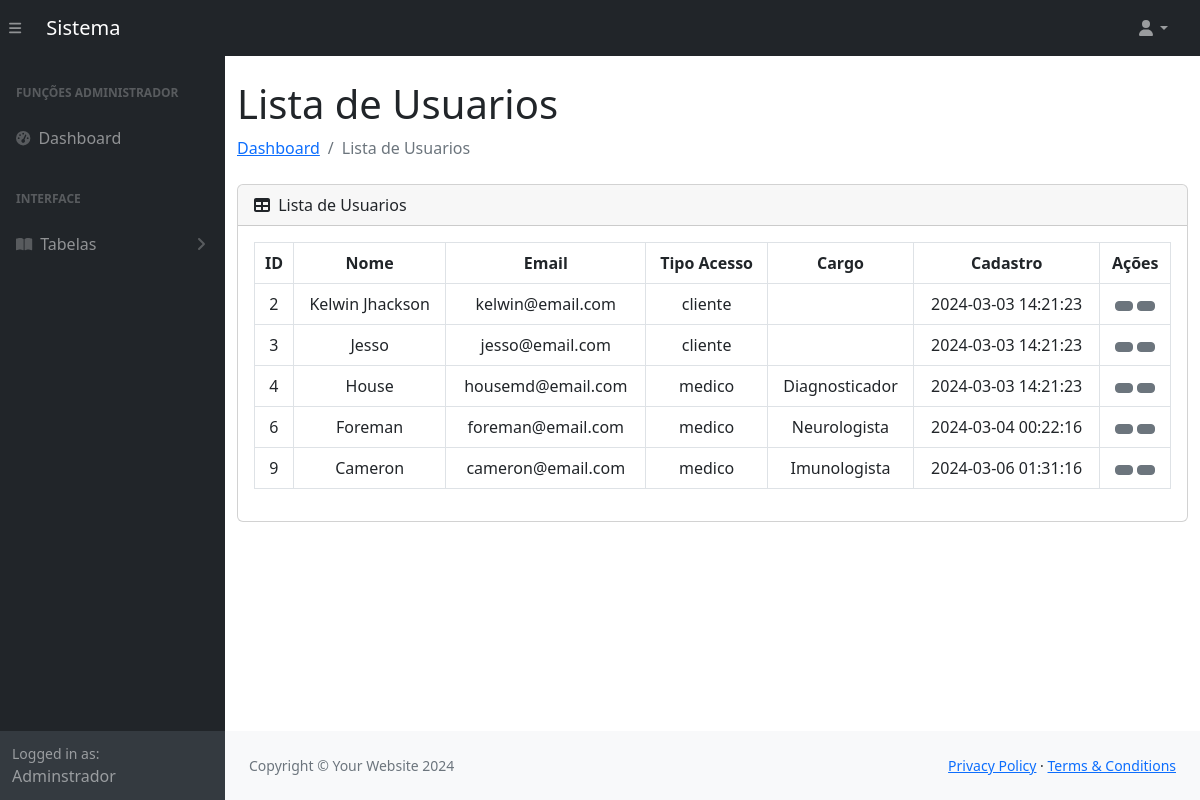
Page /sistema.php?pagina=listarUsuarios (signed in) on the committed database.
### tables this page shows
CREATE TABLE `usuarios` (
  `id` int NOT NULL,
  `nome` varchar(40) NOT NULL,
  `email` varchar(50) NOT NULL,
  `cpf` varchar(15) NOT NULL,
  `senha` varchar(40) NOT NULL,
  `tipoAcesso` varchar(10) NOT NULL,
  `cargo` varchar(40) NOT NULL,
  `criadoEm` timestamp NOT NULL DEFAULT CURRENT_TIMESTAMP,
  `isDeleted` varchar(1) DEFAULT NULL
);

### sistema.php (called while the page is built, shortened)
<?php
    include_once 'models/Config.php';
    include_once 'controllers/validate.php';
    $userData = $_SESSION[sha1('user_data')];
    function pageContent(){
        validarPagina();
    }
    include_once 'views/layout.php';
?>

### models/Config.php (called while the page is built, shortened)
<?php
    class Config {
        public static $project = "ProjetoFinal_CursoPHP/sistema";
        public static function urlBase(){
            return "http://".$_SERVER['SERVER_NAME']."/".self::$project;
        }
    }

### models/Manager.php (called while the page is built, shortened)
<?php
	class Manager extends Connect{
		public function select_common($table, $fields, $filters, $query_extra){
			$pdo = parent::get_instance();
			$query = "SELECT ";
			if($fields != null){
				$query .= implode(", ", $fields);
			}else{
				$query .= "*";
			}
			$query .= " FROM $table";
			$statement = $pdo->prepare($query);
			$statement->execute();
			$data = [];
			if($statement->rowCount()){
				while($result = $statement->fetch(PDO::FETCH_ASSOC)){
					$data[] = $result;
				}
			}else{
				return false;
			}
			return $data;
		}
	}
?>

### views/modulos/clientes/lista.php (the view, shortened to what this page needs)
<div class="container-fluid">
    <h1 class="mt-4"><?= $titleSection; ?></h1>
    <ol class="breadcrumb mb-4">
        <li class="breadcrumb-item"><a href="#">Dashboard</a></li>
        <li class="breadcrumb-item active"><?= $titleSection; ?></li>
    </ol>
    <div class="card mb-4">
        <div class="card-header">
            <i class="fas fa-table me-1"></i>
            <?= $titleSection; ?>
        </div>
        <div class="card-body">
            <table class="table table-bordered table-hover table-stripped text-center" id="datatablesSimple">
                <thead class="text-center">
                    <th>ID</th>
                    <th>Nome</th>
                    <th>Email</th>
                    <th>Tipo Acesso</th>
                    <th>Cargo</th>
                    <th>Cadastro</th>
                    <?php if ($_SESSION[sha1("user_data")][0]["tipoAcesso"] != "medico") : ?>
                    <th>Ações</th>
                    <?php endif; ?>
                </thead>
                <tbody>
                    <?php foreach ($lista as $l): ?>
                        <?php if (!($l['tipoAcesso'] == "admin")) : ?>
                            <tr>
                                <td><?=$l['id'];?></td>
                                <td><?=$l['nome'];?></td>
                                <td><?=$l['email'];?></td>
                                <td><?=$l['tipoAcesso'];?></td>
                                <td><?=$l['cargo'];?></td>
                                <td><?=$l['criadoEm'];?></td>
                                <?php if ($_SESSION[sha1("user_data")][0]["tipoAcesso"] != "medico") : ?>
                                <td>
                                    <a href="?pagina=atualizarUsuario&id=<?=$l['id']?>" class="btn btn-sm btn-secondary">
                                    </a>
                                    <button class="btn btn-sm btn-secondary" data-bs-toggle="modal" data-bs-target="#exampleModal-<?= $l['id']; ?>">
                                    </button>
                                </td>
                                <?php endif; ?>
                            </tr>
                        <?php endif; ?>
                    <?php endforeach; ?>
                </tbody>
            </table>
        </div>
    </div>
</div>

### views/layout.php (shortened to what this page needs)
<!DOCTYPE html>
<html lang="en">
    <head>
        <link href="https://cdn.jsdelivr.net/npm/simple-datatables@7.1.2/dist/style.min.css" rel="stylesheet" />
        <link href="<?=Config::urlBase();?>/views/template/css/styles.css" rel="stylesheet" />
        <link rel="stylesheet" href="assets/plugins/bootstrap-datepicker/css/bootstrap-datepicker.min.css">
    </head>
    <body class="sb-nav-fixed">
        <nav class="sb-topnav navbar navbar-expand navbar-dark bg-dark">
            <button class="btn btn-link btn-sm order-1 order-lg-0 me-4 me-lg-0" id="sidebarToggle" href="#!"><i class="fas fa-bars"></i></button>
            <a class="navbar-brand ps-3" href="?pagina=dashboard">Sistema</a>
            <ul class="navbar-nav ms-auto ms-md-0 me-3 me-lg-4">
                <li class="nav-item dropdown">
                    <a class="nav-link dropdown-toggle" id="navbarDropdown" href="#" role="button" data-bs-toggle="dropdown" aria-expanded="false"><i class="fas fa-user fa-fw"></i></a>
                </li>
            </ul>
        </nav>
        <div id="layoutSidenav">
            <div id="layoutSidenav_nav">
                <?php include_once Config::pathBase().'/views/components/menu.php';?>
            </div>
            <div id="layoutSidenav_content">
                <main>
                    <?php pageContent();?>
                </main>
                <?php include_once Config::pathBase().'/views/components/footer.php';?>
            </div>
        </div>
    </body>
</html>

### views/components/menu.php (shortened to what this page needs)
<nav class="sb-sidenav accordion sb-sidenav-dark" id="sidenavAccordion">
    <div class="sb-sidenav-menu">
        <?php if ($userData[0]['tipoAcesso'] == "admin") : ?>
            <div class="nav">
                <div class="sb-sidenav-menu-heading">Funções Administrador</div>
                <a class="nav-link" href="?pagina=dashboard">
                    <div class="sb-nav-link-icon"><i class="fas fa-tachometer-alt"></i></div>
                    Dashboard
                </a>
                <div class="sb-sidenav-menu-heading">Interface</div>
                <a class="nav-link collapsed" href="#" data-bs-toggle="collapse" data-bs-target="#collapsePages" aria-expanded="false" aria-controls="collapsePages">
                    <div class="sb-nav-link-icon"><i class="fas fa-book-open"></i></div>
                    Tabelas
                    <div class="sb-sidenav-collapse-arrow"><i class="fas fa-angle-down"></i></div>
                </a>
            </div>
        <?php endif; ?>
    </div>
    <div class="sb-sidenav-footer">
        <div class="small">Logged in as:</div>
        <?= $userData[0]['nome']; ?>
    </div>
</nav>

### controllers/validate.php (shortened to what this page needs)
<?php
function validarPagina()
{
    include_once Config::pathBase() . "/models/Manager.php";
    switch ($_GET['pagina']) {
        case "listarUsuarios":
            if (isset($_SESSION[sha1("user_data")][0]["tipoAcesso"])) {
                switch ($_SESSION[sha1("user_data")][0]["tipoAcesso"]) {
                    case "admin":
                        $titleSection = "Lista de Usuarios";
                        $lista = (new Manager)->select_common("usuarios", null, null, null);
                        if ($lista) {
                            include_once Config::pathBase() . "/views/modulos/clientes/lista.php";
                        } else {
                            echo "nenhum resultado correspondente";
                        }
                        break;
                }
            }
            break;
    }
}

### views/components/footer.php
<footer class="py-4 bg-light mt-auto">
    <div class="container-fluid px-4">
        <div class="d-flex align-items-center justify-content-between small">
            <div class="text-muted">Copyright &copy; Your Website 2024</div>
            <div>
                <a href="#">Privacy Policy</a>
                &middot;
                <a href="#">Terms &amp; Conditions</a>
            </div>
        </div>
    </div>
</footer>

### rows in the picture
usuarios: id "2", nome "Kelwin Jhackson", email "kelwin@email.com", tipoAcesso "cliente", criadoEm "2024-03-03 14:21:23"
usuarios: id "3", nome "Jesso", email "jesso@email.com", tipoAcesso "cliente", criadoEm "2024-03-03 14:21:23"
usuarios: id "4", nome "House", email "housemd@email.com", tipoAcesso "medico", cargo "Diagnosticador", criadoEm "2024-03-03 14:21:23"
usuarios: id "6", nome "Foreman", email "foreman@email.com", tipoAcesso "medico", cargo "Neurologista", criadoEm "2024-03-04 00:22:16"
usuarios: id "9", nome "Cameron", email "cameron@email.com", tipoAcesso "medico", cargo "Imunologista", criadoEm "2024-03-06 01:31:16"

### other values in the picture
$userData[0]['nome'] "Adminstrador"
$titleSection "Lista de Usuarios"
